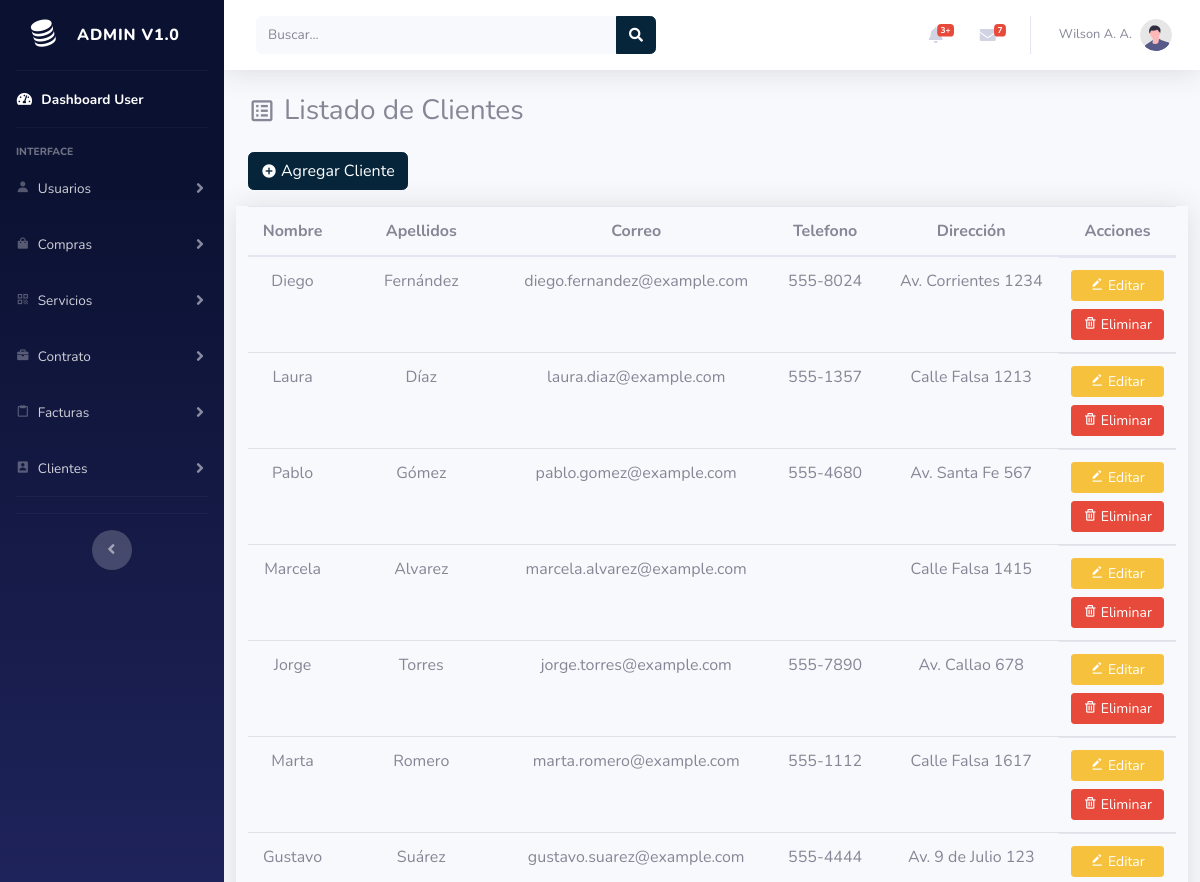
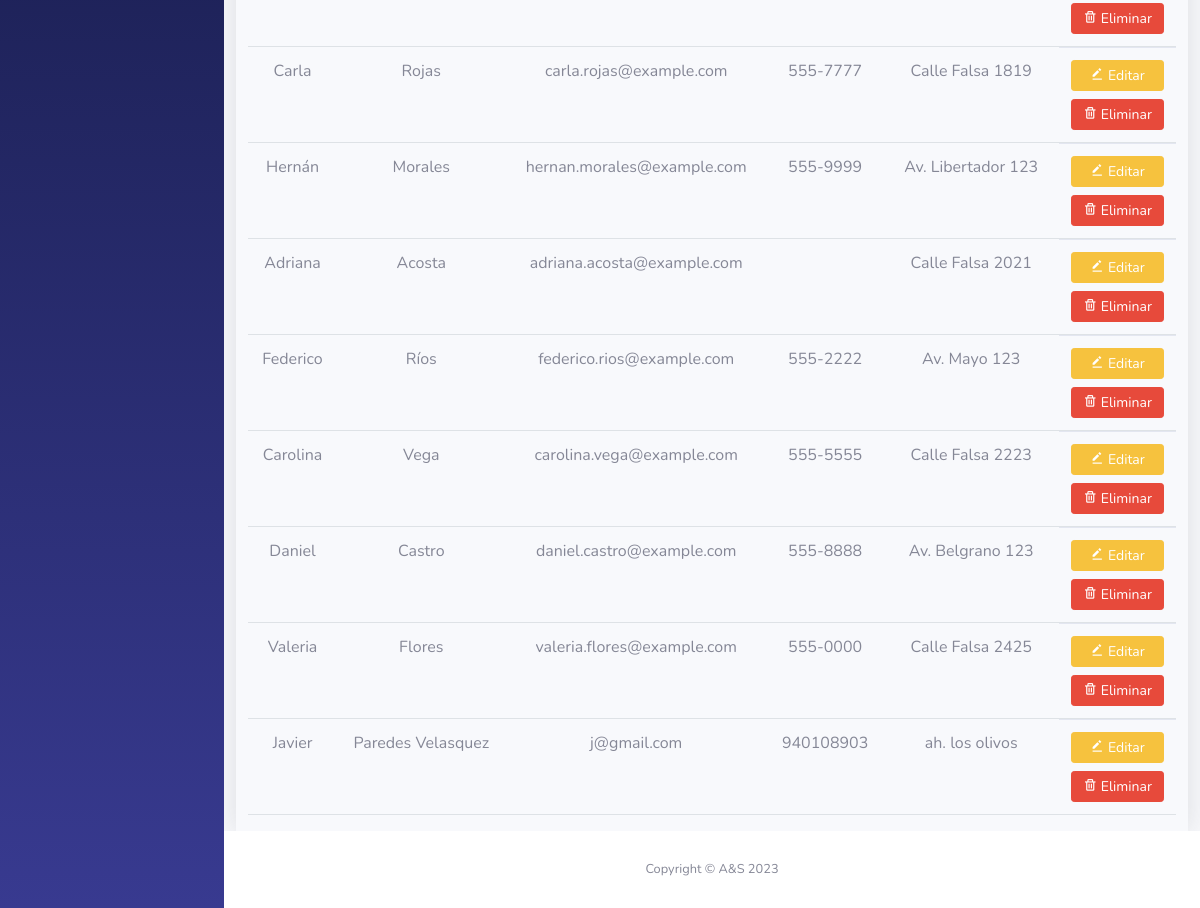
The page /dashboard-user/clientes.php (signed in) on the database its author committed (2 pictures, top to bottom).
### tables this page shows
CREATE TABLE `clientes` (
  `id` int(11) NOT NULL,
  `nombre` varchar(255) NOT NULL,
  `apellido` varchar(255) NOT NULL,
  `correo` varchar(255) NOT NULL,
  `telefono` varchar(20) DEFAULT NULL,
  `direccion` varchar(255) DEFAULT NULL
);

### dashboard-user/clientes.php (the view, shortened to what this page needs)
<?php include 'partials/header.php' ?>
<?php $resultado = $conn->query("SELECT * FROM clientes"); ?>
<div id="wrapper">
    <?php include 'partials/sidebar.php' ?>
    <div id="content-wrapper" class="d-flex flex-column">
        <div id="content">
            <?php include 'partials/topbar.php' ?>
            <div class="container-fluid">
                <div class="d-sm-flex align-items-center justify-content-between mb-4">
                    <h1 class="h3 d-flex align-items-center gap-2 m-0"><i class="bx bx-spreadsheet"></i> Listado de Clientes</h1>
                </div>
                <p>
                    <a href="addCliente.php" class="text-decoration-none">
                        <button class="btn btn-primary d-flex align-items-center gap-1"><i class="bx bxs-plus-circle"></i> Agregar Cliente</button>
                    </a>
                </p>
            </div>
            <div class="container-fluid">
                <div class="row">
                    <div class="table-responsive shadow">
                        <table class="table">
                            <thead>
                                <tr>
                                    <th class="text-center" scope="col">Nombre</th>
                                    <th class="text-center" scope="col">Apellidos</th>
                                    <th class="text-center" scope="col">Correo</th>
                                    <th class="text-center" scope="col">Telefono</th>
                                    <th class="text-center" scope="col">Dirección</th>
                                    <th class="text-center" scope="col">Acciones</th>
                                </tr>
                            </thead>
                            <tbody>
                                <?php
                                foreach ($resultado as $elements) : ?>
                                    <tr>
                                        <td class="text-center"><?= $elements["nombre"] ?></td>
                                        <td class="text-center"><?= $elements["apellido"] ?></td>
                                        <td class="text-center"><?= $elements["correo"] ?></td>
                                        <td class="text-center"><?= $elements["telefono"] ?></td>
                                        <td class="text-center"><?= $elements["direccion"] ?></td>
                                        <td class="d-grid gap-2 sin_border_bottom">
                                            <a href="editCliente.php?id=<?= $elements["id"] ?>" class="btn btn-warning btn-sm"><i class='bx bxs-edit-alt'></i> Editar</a>
                                            <a href="deleteCliente.php?id=<?= $elements["id"] ?>" class="btn btn-danger btn-sm"><i class='bx bx-trash'></i> Eliminar</a>
                                        </td>
                                    </tr>
                                <?php endforeach ?>
                            </tbody>
                        </table>
                    </div>
                </div>
            </div>
        </div>
        <?php include 'partials/footer.php' ?>

### dashboard-user/partials/header.php (shortened to what this page needs)
<!DOCTYPE html>
<html lang="es">
<head>
    <link href="vendor/fontawesome-free/css/all.min.css" rel="stylesheet" type="text/css">
    <link href='https://unpkg.com/boxicons@2.1.4/css/boxicons.min.css' rel='stylesheet'>
    <link href="https://cdn.jsdelivr.net/npm/bootstrap@5.2.3/dist/css/bootstrap.min.css" rel="stylesheet">
    <link href="css/sb-admin-2.min.css" rel="stylesheet">
</head>
<body id="page-top">

### dashboard-user/partials/sidebar.php (shortened to what this page needs)
<ul class="navbar-nav bg-gradient-primary sidebar sidebar-dark accordion" id="accordionSidebar">
    <a class="sidebar-brand d-flex align-items-center justify-content-center" href="index.php">
        <div class="sidebar-brand-icon rotate-n-15">
            <i class='bx bxs-coin-stack'></i>
        </div>
        <div class="sidebar-brand-text mx-3">ADMIN v1.0</div>
    </a>
    <hr class="sidebar-divider my-0">
    <li class="nav-item active">
        <a class="nav-link" href="index.php">
            <i class="fas fa-fw fa-tachometer-alt"></i>
            <span>Dashboard User</span></a>
    </li>
    <hr class="sidebar-divider">
    <div class="sidebar-heading">
        Interface
    </div>
    <li class="nav-item">
        <a class="nav-link collapsed" href="#" data-toggle="collapse" data-target="#collapseTwo" aria-expanded="true" aria-controls="collapseTwo">
            <i class="bx bxs-user"></i>
            <span>Usuarios</span>
        </a>
    </li>
    <li class="nav-item">
        <a class="nav-link collapsed" href="#" data-toggle="collapse" data-target="#collapseCompras" aria-expanded="true" aria-controls="collapseTwo">
            <i class='bx bxs-shopping-bag'></i>
            <span>Compras</span>
        </a>
    </li>
    <li class="nav-item">
        <a class="nav-link collapsed" href="#" data-toggle="collapse" data-target="#collapseServices" aria-expanded="true" aria-controls="collapseTwo">
            <i class='bx bx-qr'></i>
            <span>Servicios</span>
        </a>
    </li>
    <li class="nav-item">
        <a class="nav-link collapsed" href="#" data-toggle="collapse" data-target="#collapseContrato" aria-expanded="true" aria-controls="collapseTwo">
            <i class='bx bxs-briefcase'></i>
            <span>Contrato</span>
        </a>
    </li>
    <li class="nav-item">
        <a class="nav-link collapsed" href="#" data-toggle="collapse" data-target="#collapseFactura" aria-expanded="true" aria-controls="collapseTwo">
            <i class="bx bx-clipboard"></i>
            <span>Facturas</span>
        </a>
    </li>
    <li class="nav-item">
        <a class="nav-link collapsed" href="#" data-toggle="collapse" data-target="#collapseUtilities" aria-expanded="true" aria-controls="collapseUtilities">
            <i class="bx bxs-user-rectangle"></i>
            <span>Clientes</span>
        </a>
    </li>
    <hr class="sidebar-divider">
    <hr class="sidebar-divider d-none d-md-block">
    <div class="text-center d-none d-md-inline">
        <button class="rounded-circle border-0" id="sidebarToggle"></button>
    </div>
</ul>

### dashboard-user/partials/topbar.php (shortened to what this page needs)
 <nav class="navbar navbar-expand navbar-light bg-white topbar mb-4 static-top shadow">
<form class="d-none d-sm-inline-block form-inline mr-auto ml-md-3 my-2 my-md-0 mw-100 navbar-search">
    <div class="input-group">
        <input type="text" class="form-control bg-light border-0 small" placeholder="Buscar..." aria-label="Search" aria-describedby="basic-addon2">
        <div class="input-group-append">
            <button class="btn btn-primary" type="button">
                <i class="fas fa-search fa-sm"></i>
            </button>
        </div>
    </div>
</form>
<ul class="navbar-nav ml-auto">
    <li class="nav-item dropdown no-arrow mx-1">
        <a class="nav-link dropdown-toggle" href="#" id="alertsDropdown" role="button" data-toggle="dropdown" aria-haspopup="true" aria-expanded="false">
            <i class="fas fa-bell fa-fw"></i>
            <span class="badge badge-danger badge-counter">3+</span>
        </a>
    </li>
    <li class="nav-item dropdown no-arrow mx-1">
        <a class="nav-link dropdown-toggle" href="#" id="messagesDropdown" role="button" data-toggle="dropdown" aria-haspopup="true" aria-expanded="false">
            <i class="fas fa-envelope fa-fw"></i>
            <span class="badge badge-danger badge-counter">7</span>
        </a>
    </li>
    <li class="nav-item dropdown no-arrow">
        <a class="nav-link dropdown-toggle" href="#" id="userDropdown" role="button" data-toggle="dropdown" aria-haspopup="true" aria-expanded="false">
            <span class="mr-2 d-none d-lg-inline text-gray-600 small"><?= $_SESSION["user"]["nombre_usuario"] ?></span>
            <img class="img-profile rounded-circle" src="img/undraw_profile.svg">
        </a>
    </li>
</ul>
</nav>

### dashboard-user/partials/footer.php (shortened to what this page needs)
<footer class="sticky-footer bg-white">
    <div class="container my-auto">
        <div class="copyright text-center my-auto">
            <span>Copyright &copy; A&S 2023</span>
        </div>
    </div>
</footer>
</div>
</div>
</body>
</html>

### rows shown on the page
clientes: nombre "Diego", apellido "Fernández", correo "diego.fernandez@example.com", telefono "555-8024", direccion "Av. Corrientes 1234"
clientes: nombre "Laura", apellido "Díaz", correo "laura.diaz@example.com", telefono "555-1357", direccion "Calle Falsa 1213"
clientes: nombre "Pablo", apellido "Gómez", correo "pablo.gomez@example.com", telefono "555-4680", direccion "Av. Santa Fe 567"
clientes: nombre "Marcela", apellido "Alvarez", correo "marcela.alvarez@example.com", direccion "Calle Falsa 1415"
clientes: nombre "Jorge", apellido "Torres", correo "jorge.torres@example.com", telefono "555-7890", direccion "Av. Callao 678"
clientes: nombre "Marta", apellido "Romero", correo "marta.romero@example.com", telefono "555-1112", direccion "Calle Falsa 1617"
clientes: nombre "Gustavo", apellido "Suárez", correo "gustavo.suarez@example.com", telefono "555-4444", direccion "Av. 9 de Julio 123"
clientes: nombre "Carla", apellido "Rojas", correo "carla.rojas@example.com", telefono "555-7777", direccion "Calle Falsa 1819"
clientes: nombre "Hernán", apellido "Morales", correo "hernan.morales@example.com", telefono "555-9999", direccion "Av. Libertador 123"
clientes: nombre "Adriana", apellido "Acosta", correo "adriana.acosta@example.com", direccion "Calle Falsa 2021"
clientes: nombre "Federico", apellido "Ríos", correo "federico.rios@example.com", telefono "555-2222", direccion "Av. Mayo 123"
clientes: nombre "Carolina", apellido "Vega", correo "carolina.vega@example.com", telefono "555-5555", direccion "Calle Falsa 2223"
clientes: nombre "Daniel", apellido "Castro", correo "daniel.castro@example.com", telefono "555-8888", direccion "Av. Belgrano 123"
clientes: nombre "Valeria", apellido "Flores", correo "valeria.flores@example.com", telefono "555-0000", direccion "Calle Falsa 2425"
clientes: nombre "Javier", apellido "Paredes Velasquez", correo "j@gmail.com", telefono "940108903", direccion "ah. los olivos"

### other values the page prints
$_SESSION["user"]["nombre_usuario"] "Wilson A. A."
